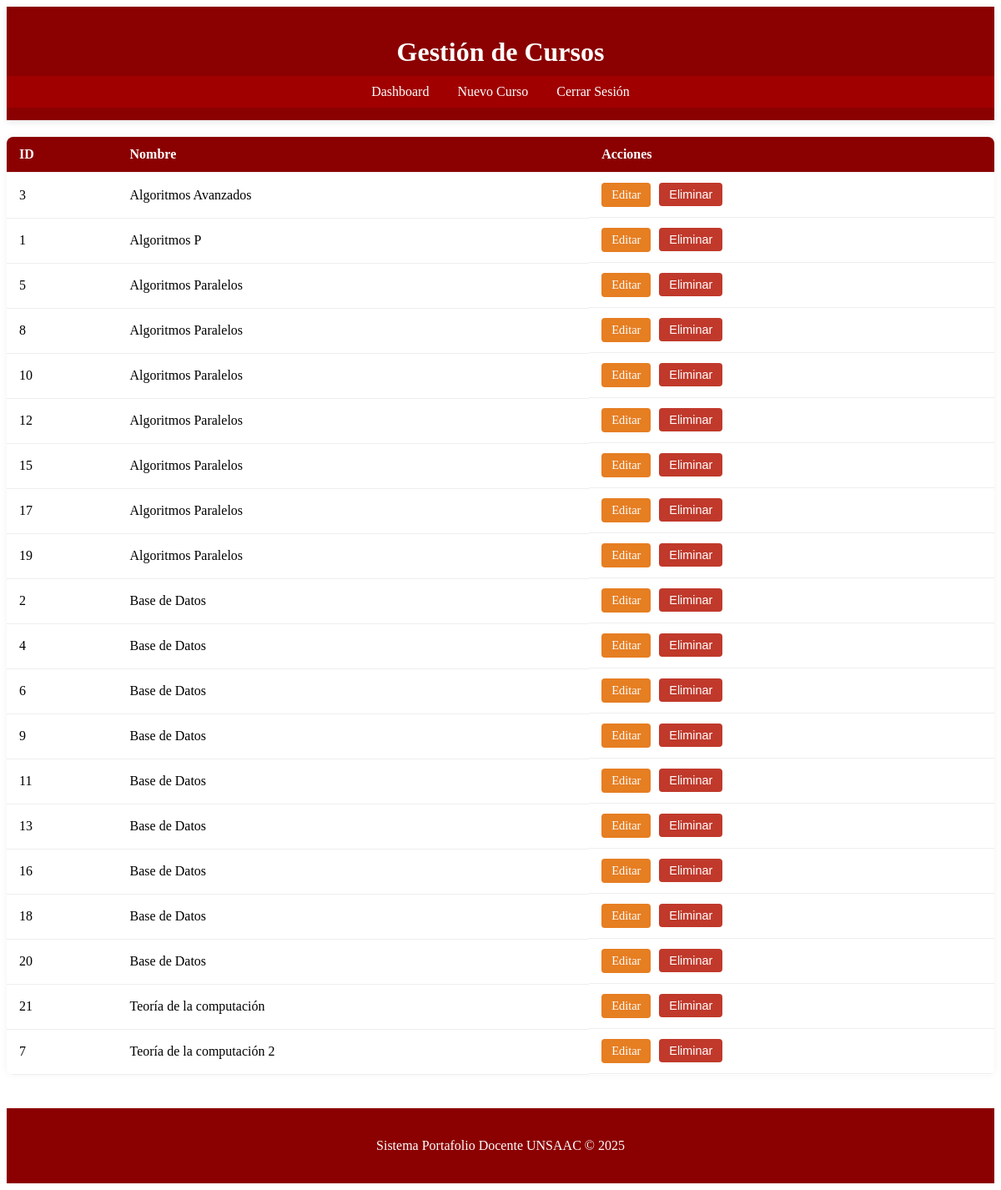
Screenshot of /admin/cursos (signed in) with the database file from the repository.
### tables this page shows
CREATE TABLE cursos (
        id INTEGER PRIMARY KEY AUTOINCREMENT,
        nombre TEXT NOT NULL
    );

### app.py (the view)
@app.route('/admin/cursos')
def listar_cursos():
    if 'user_type' not in session or session['user_type'] != 'admin':
        return redirect(url_for('login'))
    conn = get_db_connection()
    cursos = conn.execute('SELECT * FROM cursos ORDER BY nombre').fetchall()
    conn.close()
    return render_template('admin/listar_cursos.html', cursos=cursos)

### app.py (called while the page is built)
def get_db_connection():
    conn = sqlite3.connect('database.db')
    conn.row_factory = sqlite3.Row
    return conn

### templates/admin/listar_cursos.html (shortened to what this page needs)
<!DOCTYPE html>
<html lang="es">
  <head>
    <link
      rel="stylesheet"
      href="{{ url_for('static', filename='css/admin.css') }}"
    />
  </head>
  <body>
    <header class="admin-header">
      <div class="container">
        <h1>Gestión de Cursos</h1>
        <nav>
          <a href="{{ url_for('admin_dashboard') }}">Dashboard</a>
          <a href="{{ url_for('crear_curso') }}">Nuevo Curso</a>
          <a href="{{ url_for('logout') }}">Cerrar Sesión</a>
        </nav>
      </div>
    </header>
    <main class="container">
      <table class="docentes-table">
        <thead>
          <tr>
            <th>ID</th>
            <th>Nombre</th>
            <th>Acciones</th>
          </tr>
        </thead>
        <tbody>
          {% for curso in cursos %}
          <tr>
            <td>{{ curso.id }}</td>
            <td>{{ curso.nombre }}</td>
            <td class="actions">
              <a
                href="{{ url_for('editar_curso', curso_id=curso.id) }}"
                class="btn-edit"
                >Editar</a
              >
              <form
                action="{{ url_for('eliminar_curso', curso_id=curso.id) }}"
                method="POST"
                style="display: inline"
              >
                <button
                  type="submit"
                  class="btn-delete"
                  onclick="return confirm('¿Eliminar este curso?')"
                >
                  Eliminar
                </button>
              </form>
            </td>
          </tr>
          {% endfor %}
        </tbody>
      </table>
    </main>
    <footer class="admin-footer">
      <div class="container">
        <p>Sistema Portafolio Docente UNSAAC &copy; 2025</p>
      </div>
    </footer>
  </body>
</html>

### static/css/admin.css (style rules this page uses)
:root { --bordo: #8B0000; --dorado: #DAA520; --gris-claro: #f2f2f2; --texto: #2c3e50; --blanco: #ffffff; }
.admin-header { background-color: var(--bordo); color: var(--blanco); padding: 15px 0; box-shadow: 0 2px 8px rgba(0, 0, 0, 0.1); transition: background-color 0.3s ease; }
.admin-header h1 { margin-bottom: 10px; text-align: center; }
.admin-header nav { background-color: #a00000; padding: 10px 0; text-align: center; }
.admin-header nav a { color: var(--blanco); text-decoration: none; margin: 0 15px; font-weight: 500; transition: color 0.3s; }
.docentes-table { width: 100%; border-collapse: collapse; background-color: var(--blanco); box-shadow: 0 0 10px rgba(0,0,0,0.05); border-radius: 8px; overflow: hidden; margin-top: 20px; }
.docentes-table th, .docentes-table td { padding: 12px 15px; text-align: left; border-bottom: 1px solid #eee; }
.docentes-table th { background-color: var(--bordo); color: var(--blanco); font-weight: 600; }
.actions { display: flex; gap: 10px; }
.btn-edit, .btn-delete { padding: 6px 12px; color: var(--blanco); border: none; border-radius: 4px; font-size: 0.9rem; text-decoration: none; cursor: pointer; transition: background-color 0.3s ease, transform 0.2s ease; display: inline-flex; align-items: center; gap: 6px; }
.btn-edit { background-color: #e67e22; }
.btn-delete { background-color: #c0392b; }
.admin-footer { text-align: center; padding: 20px; background-color: var(--bordo); color: var(--blanco); margin-top: 40px; }

### rows the page displays
cursos: id "3", nombre "Algoritmos Avanzados"
cursos: id "1", nombre "Algoritmos P"
cursos: id "5", nombre "Algoritmos Paralelos"
cursos: id "8", nombre "Algoritmos Paralelos"
cursos: id "10", nombre "Algoritmos Paralelos"
cursos: id "12", nombre "Algoritmos Paralelos"
cursos: id "15", nombre "Algoritmos Paralelos"
cursos: id "17", nombre "Algoritmos Paralelos"
cursos: id "19", nombre "Algoritmos Paralelos"
cursos: id "2", nombre "Base de Datos"
cursos: id "4", nombre "Base de Datos"
cursos: id "6", nombre "Base de Datos"
cursos: id "9", nombre "Base de Datos"
cursos: id "11", nombre "Base de Datos"
cursos: id "13", nombre "Base de Datos"
cursos: id "16", nombre "Base de Datos"
cursos: id "18", nombre "Base de Datos"
cursos: id "20", nombre "Base de Datos"
cursos: id "21", nombre "Teoría de la computación"
cursos: id "7", nombre "Teoría de la computación 2"
